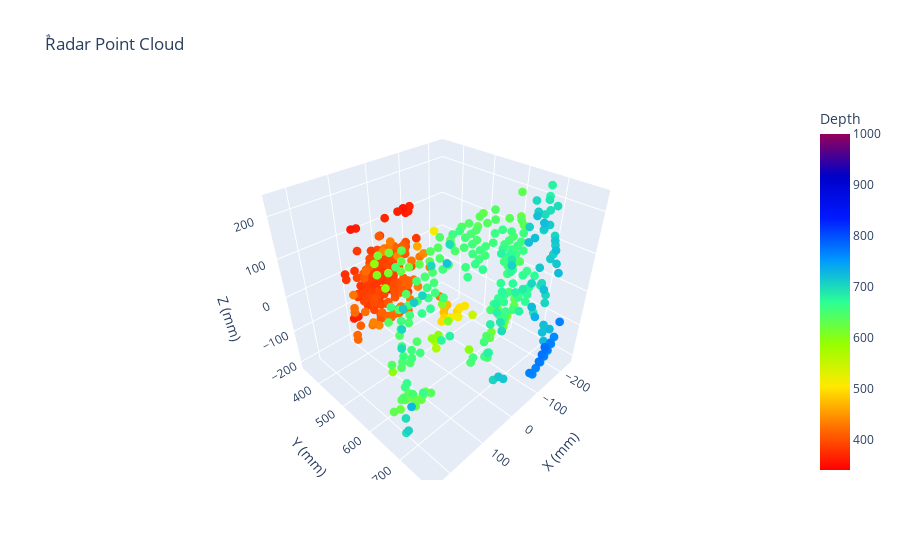

The notebook cell saved with this chart:
### Code cell
plot_3D_threshold("Ball_40cm_100",1,'y',1000)

### Figure 1 — Plotly figure (JSON) as saved in the notebook; plotly's stock layout.template omitted (floating-point values rounded to 4 significant figures; data arrays with more than 128 entries replaced by an {"elided": "..."} marker saying what was removed)
{"data": [{"hovertemplate": "X (mm)=%{x}<br>Y (mm)=%{y}<br>Z (mm)=%{z}<br>Depth=%{marker.color}<extra></extra>", "legendgroup": "", "marker": {"color": {"elided": "441 float values"}, "coloraxis": "coloraxis", "line": {"width": 0}, "opacity": 1, "size": 3, "symbol": "circle"}, "mode": "markers", "name": "", "scene": "scene", "showlegend": false, "type": "scatter3d", "x": {"elided": "441 float values"}, "y": {"elided": "441 float values"}, "z": {"elided": "441 float values"}}], "layout": {"coloraxis": {"cmax": 1000, "cmin": 339.9, "colorbar": {"title": {"text": "Depth"}}, "colorscale": [[0, "rgb(255,0,0)"], [0.125, "rgb(255,111,0)"], [0.25, "rgb(255,234,0)"], [0.375, "rgb(151,255,0)"], [0.5, "rgb(44,255,150)"], [0.625, "rgb(0,152,255)"], [0.75, "rgb(0,25,255)"], [0.875, "rgb(0,0,200)"], [1, "rgb(150,0,90)"]]}, "legend": {"tracegroupgap": 0}, "scene": {"domain": {"x": [0, 1], "y": [0, 1]}, "xaxis": {"title": {"text": "X (mm)"}}, "yaxis": {"title": {"text": "Y (mm)"}}, "zaxis": {"title": {"text": "Z (mm)"}}}, "title": {"text": "ٌRadar Point Cloud"}}}
